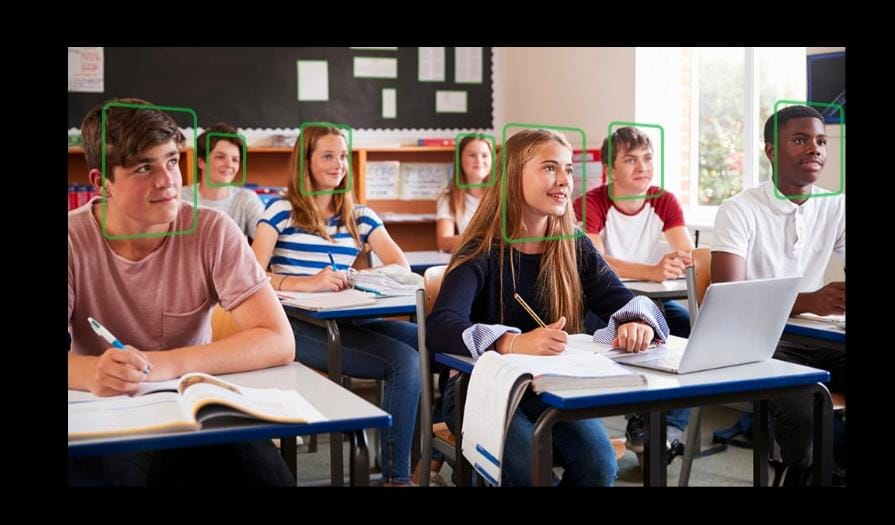
#> input picture student.jpeg, 895 x 525 px, found by its file name; its folder holds 3 pictures in this run
$ python -i Face_Recognition.py   (imports and definitions only)   (older library calls are emulated)
#> lines starting #> are read from the running program, lines starting #| are printed output that depends on the picture
import tkinter as tk
from tkinter import Message , Text
import cv2 , os
import shutil
import csv
import numpy as np
from PIL import Image, ImageTk
import pandas as pd
import datetime
import time
import tkinter.ttk as ttk
import tkinter.font as font
from tkinter import PhotoImage
import arrow


# [6 lines not run here, left out]

attendance_count=0
attendance_count1=0
# [1 line that did not run here, left out]
#Background Image
# [1 line not run here, left out]
# [1 line that did not run here, left out]
# [1 line that did not run here, left out]
# [1 line that did not run here, left out]
# [1 line not run here, left out]

#Title
# [1 line that did not run here, left out]
# [1 line not run here, left out]

#Student Attendance
def students():
    window=tk.Toplevel()
    window.title('Student Attendance System')
    #setting window geometry
    window.geometry('1280x720')
    window.grid_rowconfigure(0, weight=1)
    window.grid_columnconfigure(0, weight=1)

    #Background Image
    img5=Image.open(r"C:\Users\RAMKUMAR\Downloads\student.jpeg")
#> img5 is the input picture: PIL image 895x525 RGB; mean R, G, B 96.9, 83.7, 80.9
    img5=img5.resize((1530,710),Image.ANTIALIAS)
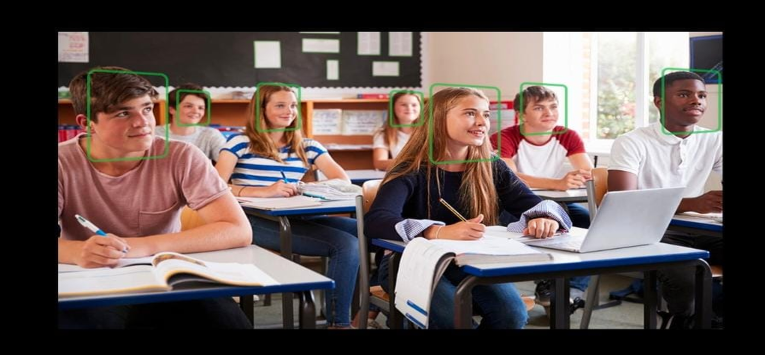
#> img5: PIL image 1530x710 RGB (shown at 1/2 size); mean R, G, B 96.9, 83.7, 81
    window.faceimg5=ImageTk.PhotoImage(img5)
    bg_label=tk.Label(window,image=window.faceimg5)
    bg_label.place(x=0,y=130,width=1530,height=810)


    #Title
    message = tk.Label(window, text="Student Attendance Assessment System",bg="green",fg="White",width=55,height=3,font=('times',30,'bold'))
    message.place(x=100,y=20)

    #ID Entry
    lb1=tk.Label(window,text="Enter ID",width=20,height=2,fg="black",bg="lightpink",font=('times',15,'bold'))
    lb1.place(x=200,y=200)
    txt=tk.Entry(window,width=20,bg="lightpink",fg="black",font=('times 25 bold'))
    txt.place(x=550,y=210)

    #Name Entry
    lbl2=tk.Label(window,text="Enter Name",width=20,height=2,fg="black",bg="lightpink",font=('times',15,'bold'))
    lbl2.place(x=200,y=300)
    txt2=tk.Entry(window,width=20,bg="lightpink",fg="black",font=('times 25 bold'))
    txt2.place(x=550,y=310)

    #Subject Entry
    lbl3=tk.Label(window,text="Stream&Subject",width=20,height=2,fg="black",bg="lightpink",font=('times',15,'bold'))
    lbl3.place(x=200,y=400)
    txt3=tk.Entry(window,width=20,bg="lightpink",fg="black",font=('times 25 bold'))
    txt3.place(x=550,y=410)


    #Notification
    lbl4=tk.Label(window,text="Notification",width=20,fg="black",bg="lightpink",height=2,font=('times',15,'bold'))
    lbl4.place(x=200,y=500)
    message=tk.Label(window,text="",bg="lightpink",fg="black",width=30,height=2,activebackground="yellow",font=('times',15,'bold'))
    message.place(x=550,y=500)

    #Attendance
    lbl5=tk.Label(window,text="Attendance",width=20,fg="black",bg="lightpink",height=2,font=('times',15,'bold underline'))
    lbl5.place(x=200,y=720)
    message1=tk.Label(window,text="",bg="lightpink",fg="black",width=50,height=3,activebackground="lightpink",font=('times',15,'bold'))
    message1.place(x=550,y=720)
    #Clearing Entered Id
    # [34 lines left out: functions clear, clear2, clear3, is_number, not called in this run]

    #Storing numbers from 1 to 2000
    global list_integer,list_string
    global i
    list_integer = list(range(1,2001))
    list_string = []
    for i in list_integer:
        list_string.append(str(i))


    #Taking Images
    # [175 lines left out: functions TakeImages, TrainImages, getImagesAndLabels, TrackImages, not called in this run]


    #Clear button for ID
    clearButton=tk.Button(window,text="Clear",command=clear,fg="black",bg="lightpink",width=20,height=2,activebackground="green",font=('times',15,'bold'))
    clearButton.place(x=950,y=210)

    #Clear button for Name
    clearButton2=tk.Button(window,text="Clear",command=clear2,fg="black",bg="lightpink",width=20,height=2,activebackground="green",font=('times',15,'bold'))
    clearButton2.place(x=950,y=310)

    #Clear button for Subject
    clearButton2=tk.Button(window,text="Clear",command=clear3,fg="black",bg="lightpink",width=20,height=2,activebackground="green",font=('times',15,'bold'))
    clearButton2.place(x=950,y=410)

    #Button for taking images
    takeImg=tk.Button(window,text="Take Images",command=TakeImages,fg="black",bg="lightpink",width=20,height=3,activebackground="green",font=('times',15,'bold'))
    takeImg.place(x=90,y=600)

    #Button for training images
    trainImg=tk.Button(window,text="Train Images",command=TrainImages,fg="black",bg="lightpink",width=20,height=3,activebackground="green",font=('times',15,'bold'))
    trainImg.place(x=390,y=600)

    #Button for tracking images
    trackImg=tk.Button(window,text="Track Images",command=TrackImages,fg="black",bg="lightpink",width=20,height=3,activebackground="green",font=('times',15,'bold'))
    trackImg.place(x=690,y=600)

    #Button to quit
    quitWindow=tk.Button(window,text="Quit",command=window.destroy,fg="black",bg="lightpink",width=20,height=3,activebackground="green",font=('times',15,'bold'))
    quitWindow.place(x=990,y=600)

#Staff Attendance
# [302 lines left out: function staff, not called in this run]


#Student Button
# [1 line that did not run here, left out]
# [1 line not run here, left out]

#Staff Button
# [1 line that did not run here, left out]
# [1 line not run here, left out]

#Exit Button
# [1 line that did not run here, left out]
# [1 line not run here, left out]


#Quit application
# [4 lines left out: function on_closing, not called in this run]
# [3 lines not run here, left out]

>>> result = students()
